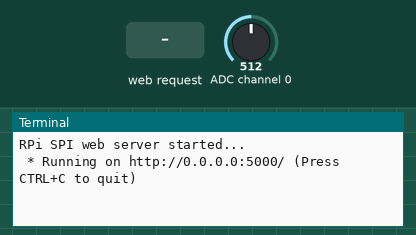
Simulated run of this program. Board: Raspberry Pi (BCM pin numbers). Shown: the last lines printed to the terminal. The inputs (shaded band) are chosen by the test bench; at power-on: ADC channel 0 = 512 (analog values on the 0–1023 scale). The clock reads 2024-03-15 10:24:30 at power-on unless the program sets it.

Above: at 1.2 s.
1.3 s: HTTP request for / received
At 1.8 s:
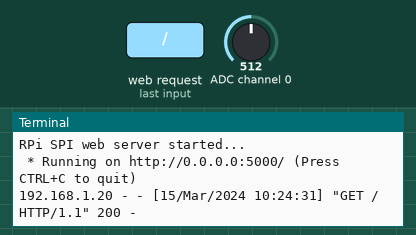
2.8 s: HTTP request for /move received with the fields direction=direction
At 3.9 s:
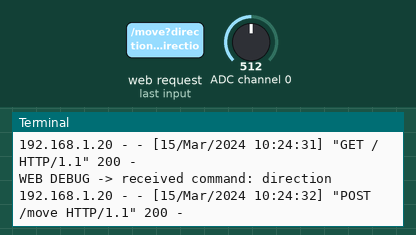
4.3 s: HTTP request for /move received with the fields direction=backward
At 5.1 s:
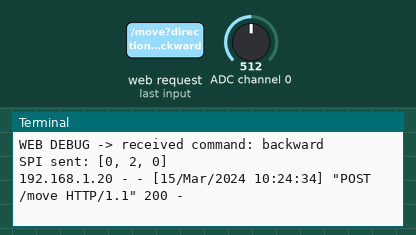
5.8 s: HTTP request for /move received with the fields direction=forward
At 6.2 s:
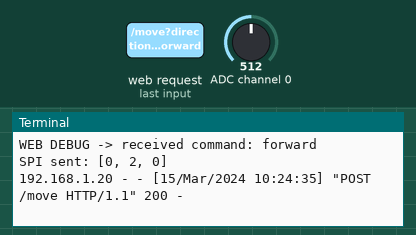

Measured:
- after the input at 1.3 s, the terminal: prints a new line at once (image 1)
- after the input at 2.8 s, the terminal: prints a new line at once (image 2)
- after the input at 4.3 s, the terminal: prints a new line at once (image 3)
- after the input at 5.8 s, the terminal: prints a new line at once (image 4)

The program:

spi_master_web.py
```python
#!/usr/bin/env python3
from flask import Flask, render_template_string, request, redirect, url_for
import spidev

app = Flask(__name__)

# SPI configuration
spi = spidev.SpiDev()
spi.open(0, 0)
spi.max_speed_hz = 500000
spi.mode = 0
spi.bits_per_word = 8

print("RPi SPI web server started...")

# Mapping of web commands to SPI codes
SPI_COMMANDS = {
    'forward': 2,     # Forward
    'backward': 3,    # Backward
    'left': 4,        # Left
    'right': 5,       # Right
    'rotate_ccw': 6,  # Counterclockwise rotation
    'rotate_cw': 7,   # Clockwise rotation
    'stop': 0         # Manual stop
}


def send_spi(cmd_code):
    """Send the SPI packet using the same format as the Pygame script."""
    try:
        packet = [0x01, cmd_code, 0]
        spi.xfer2(packet)
        print(f"SPI sent: {packet}")
    except Exception as e:
        print(f"SPI error: {e}")


HTML_PAGE = """
<!DOCTYPE html>
<html>
<head>
    <title>Robot SPI Web Controller</title>
    <meta name="viewport" content="width=device-width, initial-scale=1.0, maximum-scale=1.0, user-scalable=no">
    <style>
        * {
            box-sizing: border-box;
            margin: 0;
            padding: 0;
            touch-action: manipulation;
        }

        body {
            font-family: sans-serif;
            background-color: #121212;
            color: white;
            height: 100vh;
            display: flex;
            flex-direction: column;
            justify-content: center;
            align-items: center;
            overflow: hidden;
        }

        h2 {
            margin-bottom: 15px;
            font-size: 1.4rem;
        }

        .controls-container {
            display: flex;
            flex-direction: column;
            gap: 12px;
            width: 90vw;
            max-width: 400px;
        }

        .control-grid {
            display: grid;
            grid-template-columns: repeat(3, 1fr);
            grid-template-rows: repeat(3, 1fr);
            gap: 12px;
            height: 45vh;
            max-height: 280px;
        }

        .rotation-grid {
            display: grid;
            grid-template-columns: repeat(2, 1fr);
            gap: 12px;
            height: 8vh;
            min-height: 50px;
        }

        button {
            background-color: #1f1f1f;
            color: white;
            border: 2px solid #333;
            font-size: 2rem;
            font-weight: bold;
            border-radius: 12px;
            cursor: pointer;
            user-select: none;
            -webkit-user-select: none;
            display: flex;
            justify-content: center;
            align-items: center;
            touch-action: none; /* Prevent unusual touch scrolling behavior */
        }

        button.pressed {
            background-color: #00bcd4 !important;
            color: black !important;
        }

        .btn-up { grid-column: 2; grid-row: 1; }
        .btn-left { grid-column: 1; grid-row: 2; }
        .btn-stop { grid-column: 2; grid-row: 2; background-color: #d32f2f; font-size: 1.5rem; }
        .btn-right { grid-column: 3; grid-row: 2; }
        .btn-down { grid-column: 2; grid-row: 3; }

        .btn-rotate {
            background-color: #263238;
            border-color: #37474F;
        }
    </style>
</head>
<body>

    <h2>Robot SPI control</h2>

    <div class="controls-container">
        <div class="control-grid">
            <button class="btn-up" data-cmd="forward">↑</button>
            <button class="btn-left" data-cmd="left">←</button>
            <button class="btn-stop" data-cmd="stop">■</button>
            <button class="btn-right" data-cmd="right">→</button>
            <button class="btn-down" data-cmd="backward">↓</button>
        </div>

        <div class="rotation-grid">
            <button class="btn-rotate" data-cmd="rotate_ccw">↺</button>
            <button class="btn-rotate" data-cmd="rotate_cw">↻</button>
        </div>
    </div>

    <script>
        // Use Pointer Events to unify mouse, touch and pen input without conflicts
        document.querySelectorAll('button[data-cmd]').forEach(button => {
            const cmd = button.getAttribute('data-cmd');

            button.addEventListener('pointerdown', (e) => {
                e.preventDefault();
                button.classList.add('pressed');
                sendAction(cmd);
            });

            button.addEventListener('pointerup', (e) => {
                e.preventDefault();
                button.classList.remove('pressed');
                sendAction('stop');
            });

            button.addEventListener('pointerleave', (e) => {
                if (button.classList.contains('pressed')) {
                    button.classList.remove('pressed');
                    sendAction('stop');
                }
            });
        });

        function sendAction(action) {
            let formData = new FormData();
            formData.append('direction', action);

            fetch('/move', {
                method: 'POST',
                body: formData
            }).catch(error => {
                console.error("Send error:", error);
            });
        }
    </script>

</body>
</html>
"""


@app.route('/')
def index():
    return render_template_string(HTML_PAGE)


@app.route('/move', methods=['GET', 'POST'])
def move():
    if request.method == 'GET':
        return redirect(url_for('index'))

    direction = request.form.get('direction')
    print(f"WEB DEBUG -> received command: {direction}")

    if direction in SPI_COMMANDS:
        cmd_code = SPI_COMMANDS[direction]
        send_spi(cmd_code)

    return "OK", 200


if __name__ == '__main__':
    try:
        app.run(host='0.0.0.0', port=5000)
    except KeyboardInterrupt:
        print("\nShutdown in progress...")
        spi.close()
```
